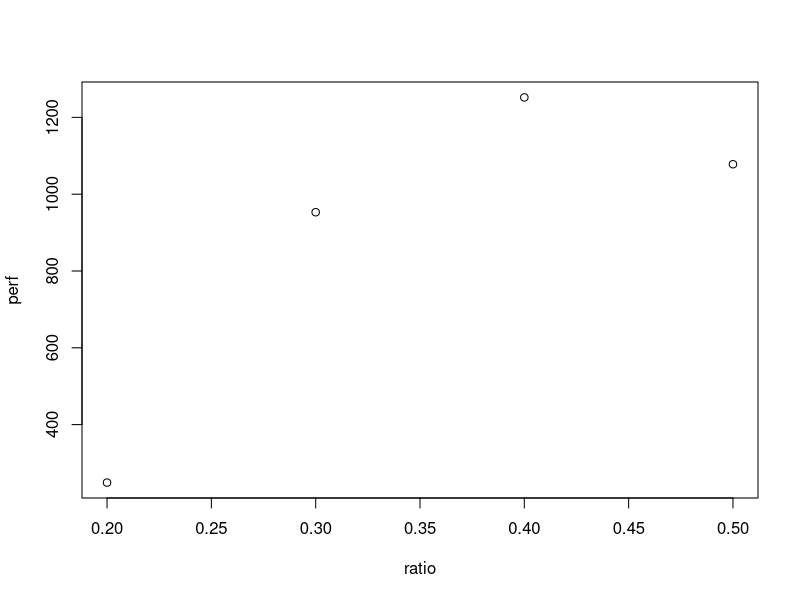

R code for this plot:
rm(list = ls())

df <- read.csv(file = "dummy_data.csv")
# Data comprises 4 observations over 2 variables: the response *performance* 
# the predictor *ratio*
colnames(df) <- c("ratio", "perf")
# Change perf data type to numeric
df$perf <- as.numeric(df$perf)
# Create variable based off *ratio*
df$ratio.sq <- (df$ratio)^2
# Response in first column
df <- df[ , c(2, 1, 3)]

attach(df)

poly(ratio, 2, raw = TRUE)


# Being exploratory data analysis
plot(perf ~ ratio)

scaled.ratio <- poly(ratio, 2)
scaled.ratio
## attr(,"coefs")$alpha
## [1] 0.35 0.35

## attr(,"coefs")$norm2
## [1] 1e+00 4e+00 5e-02 4e-04

poly.scaled <- lm(perf ~ poly(ratio, 2), data = df)
summary(poly.scaled)

## beta_1 = 622.969
## beta_2 = -439
## ratio_crit = -(622.969) / 2 / (-439) = 0.7095

#### The unscaled critical ratio is 0.413462